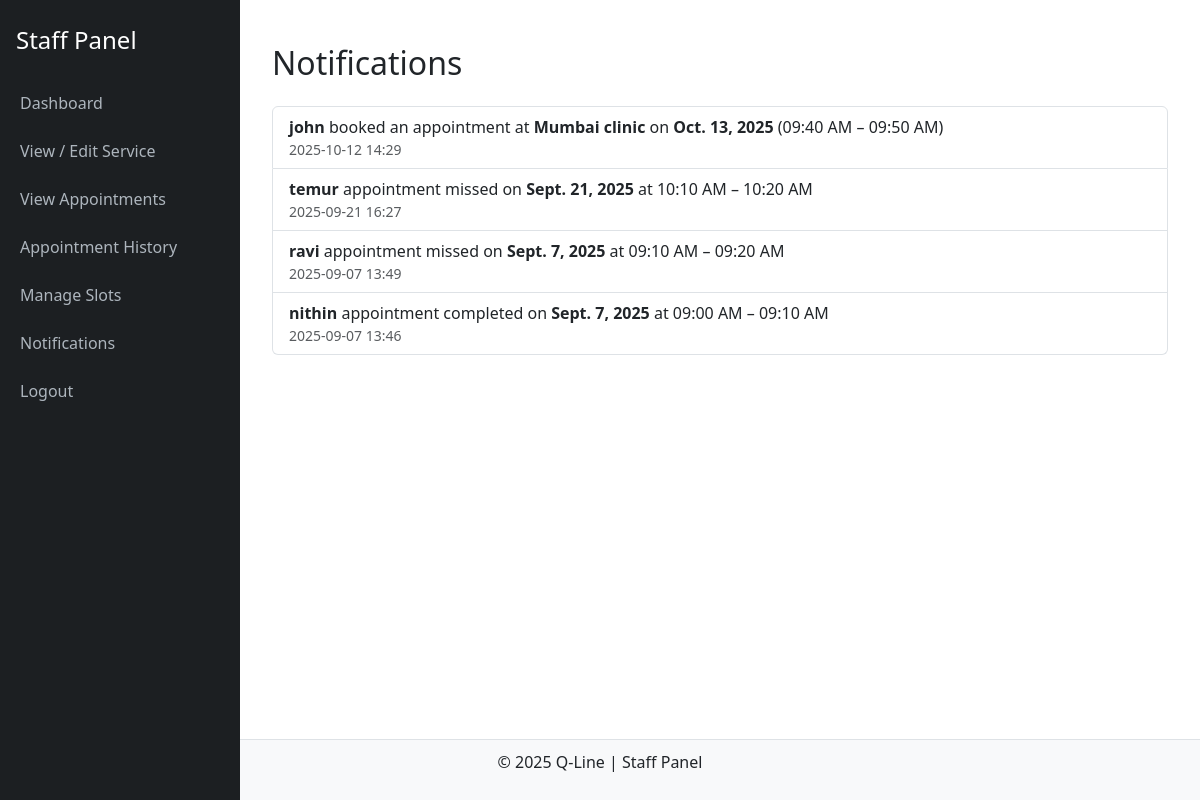
Before: /staff/notifications/ (signed in) with the older database file.
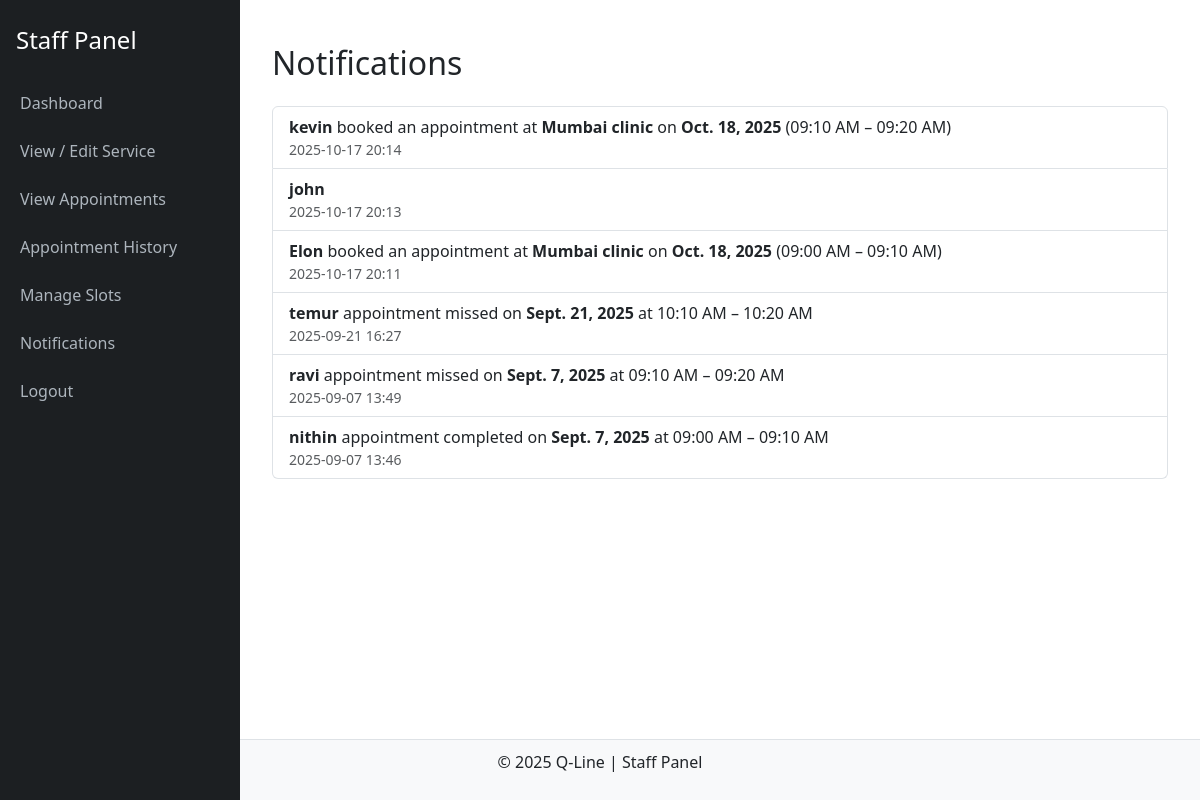
After: the same page with the newer database file.
### bookings/models.py (models this page shows, shortened)
class Appointment(models.Model):
    user = models.ForeignKey(User, on_delete=models.CASCADE)
    org = models.ForeignKey(Organization, on_delete=models.CASCADE)
    name = models.CharField(max_length=100)
    date = models.DateField()
    time_slot = models.CharField(max_length=20)
    phone = models.CharField(max_length=15)
    status = models.CharField(max_length=20, default="Booked")
    updated_at = models.DateTimeField(auto_now=True)

### staff/models.py (models this page shows, shortened)
class Organization(models.Model):
    SERVICE_CHOICES = [
        ('clinic', 'Clinic'),
        ('salon', 'Salon'),
        ('consultancy', 'Consultancy'),
        ('hospital', 'Hospital'),
    ]
    staff = models.ForeignKey(Staff, on_delete=models.CASCADE, related_name="organizations")
    org_name = models.CharField(max_length=200)
    service_type = models.CharField(max_length=50, choices=SERVICE_CHOICES)
    location = models.CharField(max_length=100)
    branch_address = models.TextField()
    phone_number = models.CharField(max_length=10, validators=[phone_validator])
    working_hours = models.CharField(max_length=50, validators=[time_range_validator])
    appointment_duration = models.PositiveIntegerField()
    created_at = models.DateTimeField(auto_now_add=True)
    is_active = models.BooleanField(default=True)
    disabled_since = models.DateField(null=True, blank=True)

### staff/views.py (the view)
# urls.py: path('notifications/', views.staff_notifications, name='staff_notifications'),
def staff_notifications(request):
    staff_id = request.session.get("staff_id")
    if not staff_id:
        return redirect("staff_login")
    staff = get_object_or_404(Staff, id=staff_id)
    org = Organization.objects.filter(staff=staff).first()
    if not org:
        messages.error(request, "No organization found for this staff.")
        return redirect("staff_dashboard", org_id=staff_id)
    recent_appointments = Appointment.objects.filter(org=org).order_by("-updated_at")[:15]
    return render(request, "staff/notifications.html", {
        "staff_org": org,
        "recent_appointments": recent_appointments
    })

### staff/templates/staff/notifications.html (shortened to what this page needs)
{% extends "staff/base.html" %}
{% block content %}
<div class="container mt-4">
    <h2 class="mb-4">Notifications</h2>
    <div class="list-group">
        {% for appt in recent_appointments %}
            <div class="list-group-item">
                <strong>{{ appt.name }}</strong>
                {% if appt.status == "Booked" %}
                    booked an appointment at <b>{{ appt.org.org_name }}</b>
                    on <b>{{ appt.date }}</b> ({{ appt.time_slot }})
                {% elif appt.status == "Completed" %}
                    appointment completed on <b>{{ appt.date }}</b> at {{ appt.time_slot }}
                {% elif appt.status == "Missed" %}
                    appointment missed on <b>{{ appt.date }}</b> at {{ appt.time_slot }}
                {% endif %}
                <div class="text-muted small">{{ appt.updated_at|date:"Y-m-d H:i" }}</div>
            </div>
        {% empty %}
            <p class="text-muted">No notifications yet.</p>
        {% endfor %}
    </div>
</div>
{% endblock %}

### staff/templates/staff/base.html (shortened to what this page needs)
<!DOCTYPE html>
<html lang="en">
<head>
    <link rel="stylesheet" href="https://cdn.jsdelivr.net/npm/bootstrap@5.3.3/dist/css/bootstrap.min.css">
</head>
<body>
    <div class="sidebar">
        <h4 class="p-3">Staff Panel</h4>
        <a href="{% if staff_org %}{% url 'staff_dashboard' org_id=staff_org.id %}{% else %}#{% endif %}">Dashboard</a>
        <a href="{% url 'staff_edit_service' %}">View / Edit Service</a>
        <a href="{% url 'staff_appointments' %}">View Appointments</a>
        <a href="{% url 'staff_history' %}">Appointment History</a>
        <a href="{% url 'staff_slots' %}">Manage Slots</a>
        <a href="{% url 'staff_notifications' %}">Notifications</a>
        <a href="{% url 'staff_logout' %}" onclick="return confirm('Are you sure you want to logout?');">Logout</a>
    </div>
    <div class="content">
        {% block content %}
        {% endblock %}
    </div>
    <footer>
        <p>&copy; 2025 Q-Line | Staff Panel</p>
    </footer>
</body>
</html>

### staff/templates/staff/base.html (style rules this page uses)
body { min-height: 100vh; display: flex; flex-direction: column; }
.sidebar { width: 240px; background: #1c1f22; color: #fff; min-height: 100vh; position: fixed; }
.sidebar a { display: block; padding: 12px 20px; color: #adb5bd; text-decoration: none; }
.content { margin-left: 240px; padding: 20px; flex: 1; }
footer { background: #f8f9fa; padding: 10px; text-align: center; border-top: 1px solid #dee2e6; }
h4 { margin-top: 10px; }
h2 { margin-bottom: 24px; }

Changed rows visible on the page:
added Appointment: name "kevin", org.org_name "Mumbai clinic", date "Oct. 18, 2025", time_slot "09:10 AM – 09:20 AM", updated_at "2025-10-17 20:14"
changed Appointment "john": updated_at "2025-10-12 14:29" → "2025-10-17 20:13"; status "Booked" → "Cancelled" (drawn); org.org_name "Mumbai clinic" → (not shown); date "Oct. 13, 2025" → (not shown); time_slot "09:40 AM – 09:50 AM" → (not shown)
added Appointment: name "Elon", org.org_name "Mumbai clinic", date "Oct. 18, 2025", time_slot "09:00 AM – 09:10 AM", updated_at "2025-10-17 20:11"
